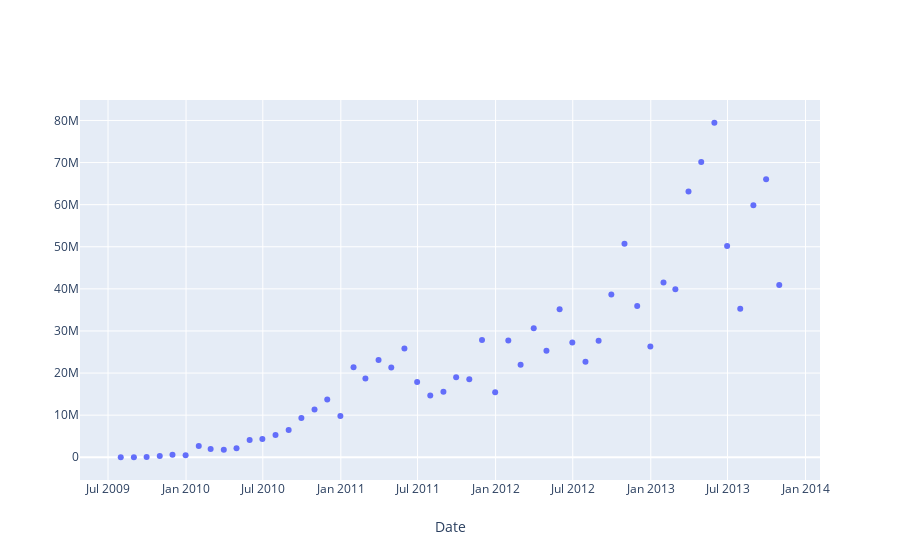
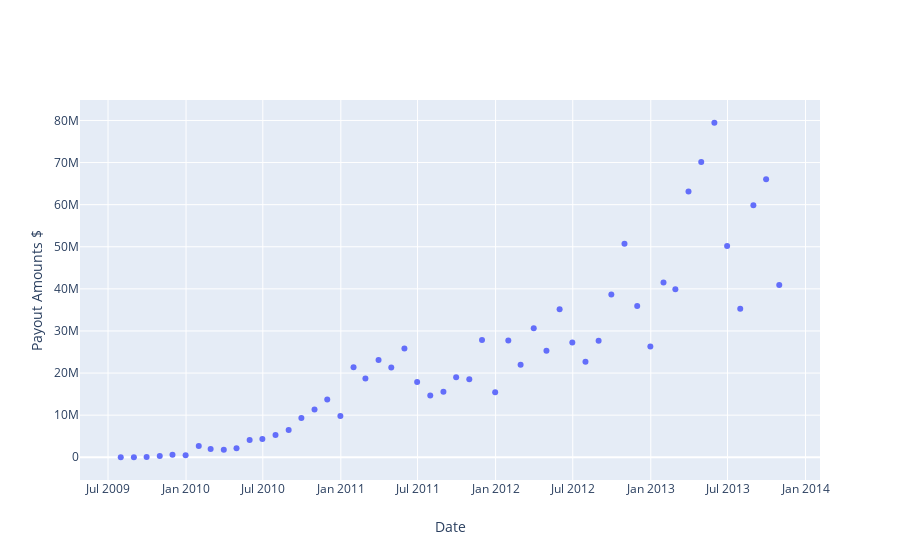

Notebook source saved alongside these figures, in order:
### Code cell
fig = go.Figure(go.Scatter(x=payouts_all.created, y=payouts_all.amt_USD, mode='markers'))
fig.update_xaxes(title_text='Date')
fig.update_yaxes(title_text='Payout Amounts $')

py.iplot(fig, filename='payout_amt_all')
